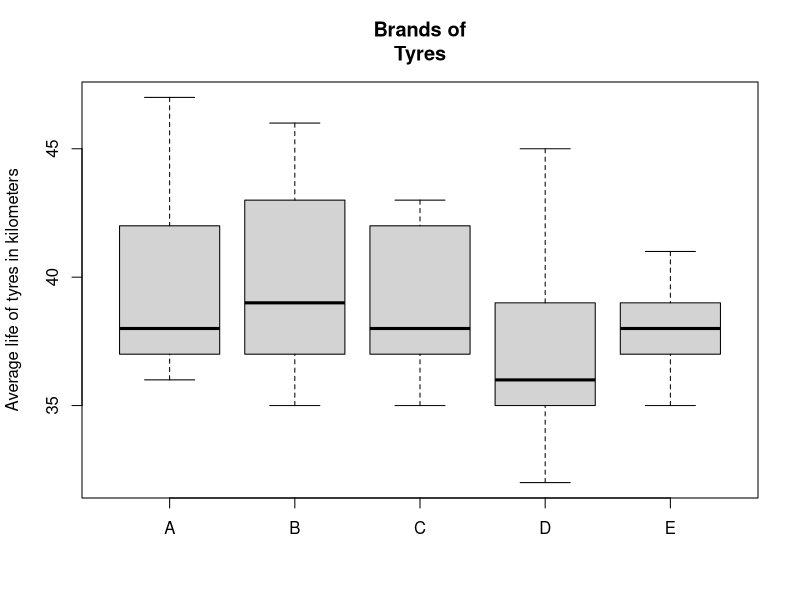

Source code (R):
#One-way ANOVA
# Types of tyres
A=c(36,37,42,38,47)
B=c(46,39,35,37,43)
C=c(35,42,37,43,38)
D=c(45,36,39,35,32)
E=c(41,39,37,35,38)
group<-data.frame(cbind(A,B,C,D,E))
group
summary(group)
# stack vector from data frame
stgr<-stack(group);stgr
# completely randomized design
crd<-aov(values~ind,data=stgr)
# ANOVA table
summary(crd)
# Visualization of data
boxplot(group, ylab="Average life of tyres in kilometers",main="Brands of
Tyres")


## Randomized Block Design


#Monthly sales of States
StateA=c(6,5,3,8)
StateA
StateB=c(8,9,6,5)
StateB
StateC=c(10,7,8,7)
StateC
#frame the data set
Group<-data.frame(cbind(StateA,StateB,StateC))
Group
Sales=c(t(as.matrix(Group))); Sales
f=c("State A","State B","State C")
f
g=c("Salesman1","Salesman2","Salesman3","Salesman4")
g
# number of columns
k=ncol(Group)
k
# number of rows
n=nrow(Group)
n
# Generate factor levels of States
States=gl(k,1,n*k,factor(f))
States
C
# Generate factor levels of Salesmen
Salesmen=gl(n,k,n*k,factor(g))
Salesmen
# ANOVA table
anova=aov(Sales ~ States + Salesmen)
summary(anova)



## Latin Sqr Design


#creating dataframes in R
manure=c(rep("manure1",1), rep("manure2",1), rep("manure3",1),
         rep("manure4",1), rep("manure5",1))
cultivation=c(rep("cultP",5), rep("cultQ",5), rep("cultR",5), rep("cultS",5),
              rep("cultT",5))
crop=c("P","T","R","Q","S", "R","Q","P","S","T", "Q","R","S","T","P",
       "S","P","T","R","Q", "T","S","Q","P","R")
freq=c(42,45,41,56,47, 47,54,46,52,49, 55,52,57,49,45, 51,44,47,50,54,
       44,50,48,43,46)
data=data.frame(cultivation,manure,crop,freq)
data
#recreating the original table, using the matrix function
matrix(data$crop,5,5)
matrix(data$freq,5,5)
#creating the anova table
fit=lm(freq~manure+cultivation+crop,data)
anova(fit)
